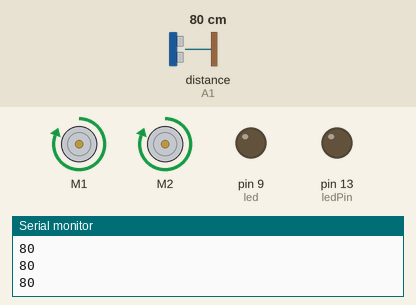
This sketch was run on a simulated Arduino Uno, built with avr-gcc and run on an emulated ATmega328P. On the bench: 2 × DC motor (green arrow = forward, orange = backward, longer = faster), output pins drawn as LEDs (lit = HIGH), the last lines printed to the serial monitor. Wiring (inferred from the names in the program): ultrasonic range finder: trigger A2; echo A1. The test bench sets the inputs (shaded band); at power-on: distance to the obstacle (sensor on A1) 80 cm. The echo pulse lasts 58.3 µs per cm; random numbers use the default seed unless the sketch sets one; pins used as bus, display or sensor lines are not drawn.

Above: at 1.3 s.
1.4 s: distance to the obstacle (sensor on A1) set to 50 cm
2.9 s: distance to the obstacle (sensor on A1) set to 43 cm
At 3.7 s:
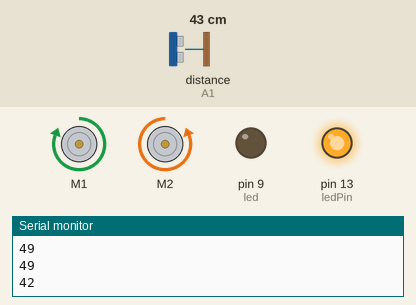
5.9 s: distance to the obstacle (sensor on A1) set to 60 cm
At 7.4 s:
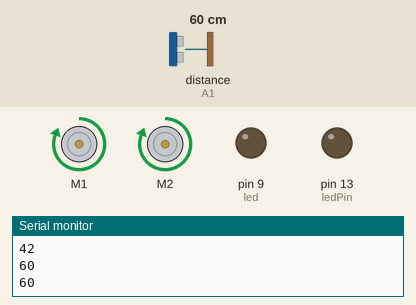
7.9 s: distance to the obstacle (sensor on A1) set to 2 cm
At 9.8 s:
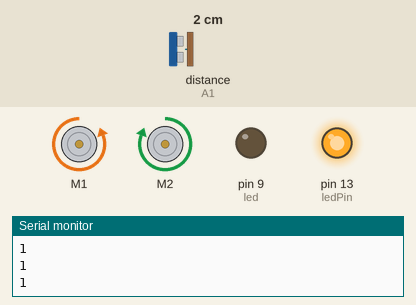
Timing chart, 0 to 11.9 s (numbered marks = the images above; inputs shaded):
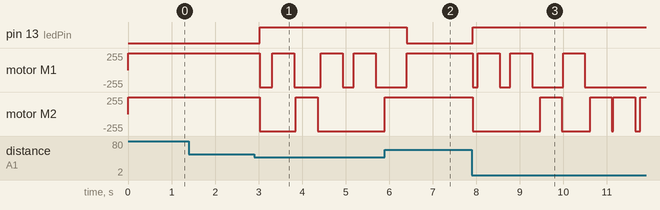

The sketch:

robot_two_wheelsModifiable.ino
```cpp
#include <AFMotor.h> // Подключаем библиотеку для управления двигателями

const int Trig = A2;
const int Echo = A1;
const int ledPin = 13;
//Создаем объекты для двигателей
AF_DCMotor motor1(1); //канал М1 на Motor Shield — задний левый
AF_DCMotor motor2(2); //канал М2 на Motor Shield — задний правый
//AF_DCMotor motor3(3); //канал М3 на Motor Shield — передний левый
//AF_DCMotor motor4(4); //канал М4 на Motor Shield — передний правый

//подключаем выход SIG модуля к выводу 9 платы Arduino.
int led = 9;       // выбираем вывод 9
int brightness;    // устанавливаем начальный уровень яркости
//int fadeAmount = 0;    // шаг изменения яркости
int echoPin = 0;
int trigPin = 1;

void setup()
{
  // delay(5000);
  pinMode(led, OUTPUT);
  Serial.begin (9600);
  pinMode(trigPin, OUTPUT);
  pinMode(echoPin, INPUT);
  pinMode(Trig, OUTPUT);
  pinMode(Echo, INPUT);
  pinMode(ledPin, OUTPUT);
}

unsigned int time_us = 0;
unsigned int distance_sm = 0;

void loop()
{
  int s;
  digitalWrite(Trig, HIGH); // Подаем сигнал на выход микроконтроллера
  delayMicroseconds(10); // Удерживаем 10 микросекунд
  digitalWrite(Trig, LOW); // Затем убираем
  time_us = pulseIn(Echo, HIGH); // Замеряем длину импульса
  distance_sm = time_us / 58; // Пересчитываем в сантиметры
  Serial.println(distance_sm); // Выводим на порт
  if (distance_sm < 45) // Если расстояние менее 45 сантиметром
  {
    digitalWrite(ledPin, 1); // Зажигаем светодиод
    motor1.run(RELEASE);
    motor2.run(RELEASE);
    //motor3.run(RELEASE);
    //motor4.run(RELEASE);
    //отъезжаем назад для маневра
    motor1.run(BACKWARD);
    motor2.run(BACKWARD);
    //motor3.run(BACKWARD);
    //motor4.run(BACKWARD);
    delay(random(10, 300));
    // Поворот вправо в течении 2 секунд
    s = random(1, 10);
    if (s >= 5)
    {
      motor1.run(FORWARD);
      motor2.run(BACKWARD);
      //motor3.run(FORWARD);
      //motor4.run(BACKWARD);
    } else
    {
      motor1.run(BACKWARD);
      motor2.run(FORWARD);
      //motor3.run(BACKWARD);
      //motor4.run(FORWARD);
    }
  }
  else
  {
    digitalWrite(ledPin, 0);
    motor1.run(FORWARD);
    motor2.run(FORWARD);
    //motor3.run(FORWARD);
    //motor4.run(FORWARD);
  }

  { //motor4.setSpeed(255);
    //motor3.setSpeed(255);
    motor1.setSpeed(255);
    motor2.setSpeed(255);
  }
delay(500);

}
```

Measured:
- the behaviour switches between 46 and 45 cm on distance to the obstacle (sensor on A1) (found by bisection; images 0 and 1)
- after the input at 2.9 s, pin 13 (ledPin): LOW → HIGH after 0.13 s; motor M1: goes backward 255/255 0.29 s, forward 255/255 0.50 s, backward 255/255 0.61 s, forward 255/255 0.50 s, backward 255/255 0.25 s, forward 255/255 0.50 s, then backward 255/255, starting after 0.13 s
- after the input at 5.9 s, pin 13 (ledPin): HIGH → LOW after 0.51 s
- after the input at 7.9 s, pin 13 (ledPin): LOW → HIGH at once; motor M1: goes backward 255/255 0.12 s, forward 255/255 0.50 s, backward 255/255 0.24 s, forward 255/255 0.50 s, backward 255/255 0.72 s, forward 255/255 0.50 s, then backward 255/255, starting at once
